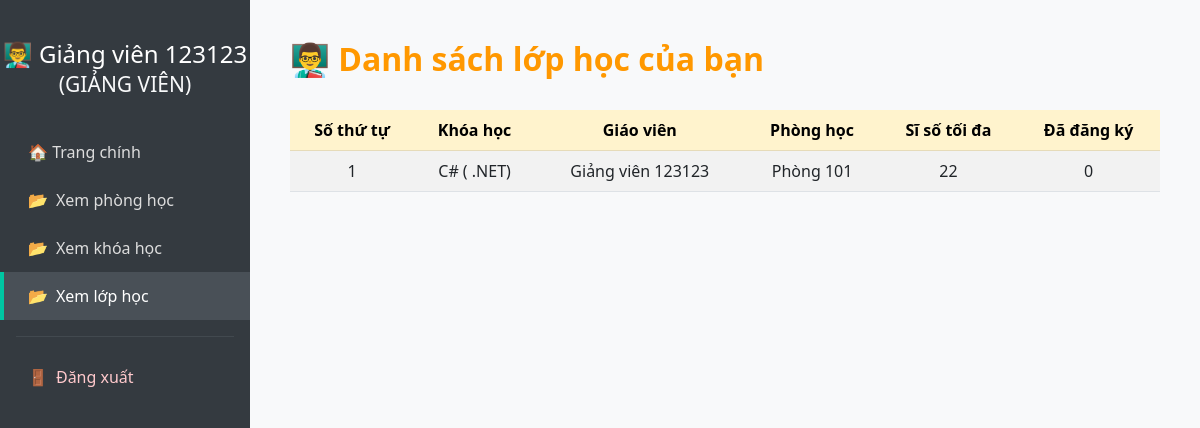
Before: /view-classes (signed in) with the older database file.
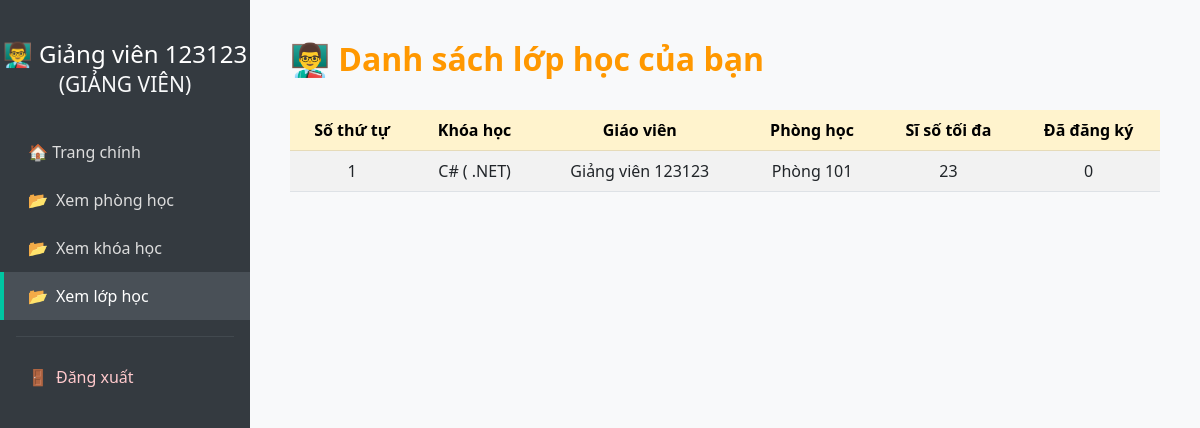
After: the same page with the newer database file.
### tables this page shows
CREATE TABLE classes (
            id INTEGER PRIMARY KEY AUTOINCREMENT,
            course_id INTEGER NOT NULL,
            teacher_id INTEGER NOT NULL,
            room_id INTEGER NOT NULL,
            capacity INTEGER NOT NULL CHECK (capacity > 0),
            registered INTEGER DEFAULT 0,
            FOREIGN KEY (course_id) REFERENCES courses(id),
            FOREIGN KEY (teacher_id) REFERENCES users(id),
            FOREIGN KEY (room_id) REFERENCES rooms(id)
        );

CREATE TABLE courses (
            id INTEGER PRIMARY KEY AUTOINCREMENT,
            name TEXT NOT NULL UNIQUE,
            description TEXT
        );

CREATE TABLE users (
            id INTEGER PRIMARY KEY AUTOINCREMENT,
            full_name TEXT NOT NULL,
            email TEXT NOT NULL UNIQUE,
            password TEXT NOT NULL,
            role TEXT NOT NULL CHECK (role IN ('student', 'teacher', 'admin')),
            dob DATE,                
            phone TEXT,             
            gender TEXT CHECK (gender IN ('male', 'female', 'other')), 
            cccd TEXT              
        );

CREATE TABLE rooms (
            id INTEGER PRIMARY KEY AUTOINCREMENT,
            name TEXT NOT NULL UNIQUE,
            status TEXT NOT NULL CHECK (status IN ('available', 'occupied', 'maintenance'))
        );

### app.py (the view)
@app.route('/view-classes')
@login_required
def view_classes():
    conn = sqlite3.connect('database.db')
    cursor = conn.cursor()
    if( current_user.role == 'admin'):
        query = """
            SELECT classes.id, courses.name, users.full_name, rooms.name, classes.capacity, classes.registered
            FROM classes
            JOIN courses ON classes.course_id = courses.id
            JOIN users ON classes.teacher_id = users.id
            JOIN rooms ON classes.room_id = rooms.id
        """
        classes = cursor.execute(query).fetchall()
    elif (current_user.role == 'teacher'):
        query = """
            SELECT classes.id, courses.name, users.full_name, rooms.name, classes.capacity, classes.registered
            FROM classes
            JOIN courses ON classes.course_id = courses.id
            JOIN users ON classes.teacher_id = users.id
            JOIN rooms ON classes.room_id = rooms.id
            where classes.teacher_id = ?
        """
        classes = cursor.execute(query, (current_user.id,)).fetchall()
    else:
        conn.close()
        return "Không có quyền truy cập", 403
    conn.close()
    return render_template('view_classes.html', classes=classes, user = current_user)

### app.py (called while the page is built)
@login_manager.user_loader
def load_user(user_id):
    conn = sqlite3.connect('database.db')
    cursor = conn.cursor()
    cursor.execute("SELECT id, full_name, email, role FROM users WHERE id = ?", (user_id,))
    row = cursor.fetchone()
    conn.close()
    if row:
        return User(*row)
    return None

### templates/view_classes.html (shortened to what this page needs)
<!DOCTYPE html>
<html lang="vi">
<head>
  <link href="https://cdn.jsdelivr.net/npm/bootstrap@5.3.0/dist/css/bootstrap.min.css" rel="stylesheet">
</head>
<body>
<div class="sidebar">
  {%if user.role == 'admin' %}
    <h4>🎓 {{ user.full_name }}<br><small class="text-light">(ADMIN)</small></h4>
  {% elif user.role == 'teacher' %}
    <h4>👨‍🏫 {{ user.full_name }}<br><small class="text-light">(GIẢNG VIÊN)</small></h4>
  {% else %}
    <h4>👩‍🎓 {{ user.full_name }}<br><small class="text-light">(Sinh viên)</small></h4>
  {% endif %}
  <a href="/dashboard">🏠 Trang chính</a>
  <a href="{{ url_for('view_rooms') }}"><span class="icon">📂</span>Xem phòng học</a>
  <a href="{{ url_for('view_courses') }}"><span class="icon">📂</span>Xem khóa học</a>
  <a href="{{ url_for('view_classes') }}" class="active" ><span class="icon">📂</span>Xem lớp học</a>
  <hr class="text-secondary mx-3">
  <a href="{{ url_for('logout') }}" class="logout-link"><span class="icon">🚪</span>Đăng xuất</a>
</div>
<div class="main-content">
  {% if user.role == 'teacher' %}
    <h2>👨‍🏫 Danh sách lớp học của bạn</h2>
  {% endif %}
  <div class="table-responsive">
    <table class="table table-striped table-hover align-middle">
      <thead class="table-warning text-center">
        <tr>
          <th scope="col">Số thứ tự</th>
          <th scope="col">Khóa học</th>
          <th scope="col">Giáo viên</th>
          <th scope="col">Phòng học</th>
          <th scope="col">Sĩ số tối đa</th>
          <th scope="col">Đã đăng ký</th>
        </tr>
      </thead>
      <tbody class="text-center">
        {% for c in classes %}
        <tr>
          <td>{{ c[0] }}</td>
          <td>{{ c[1] }}</td>
          <td>{{ c[2] }}</td>
          <td>{{ c[3] }}</td>
          <td>{{ c[4] }}</td>
          <td>{{ c[5] }}</td>
        </tr>
        {% endfor %}
      </tbody>
    </table>
  </div>
</div>
</body>
</html>

Changed rows visible on the page:
changed classes "C# ( .NET)": capacity "22" → "23"
